Frame 1 (no input): blank canvas, image omitted
Frame 60 (no input): blank canvas, image omitted
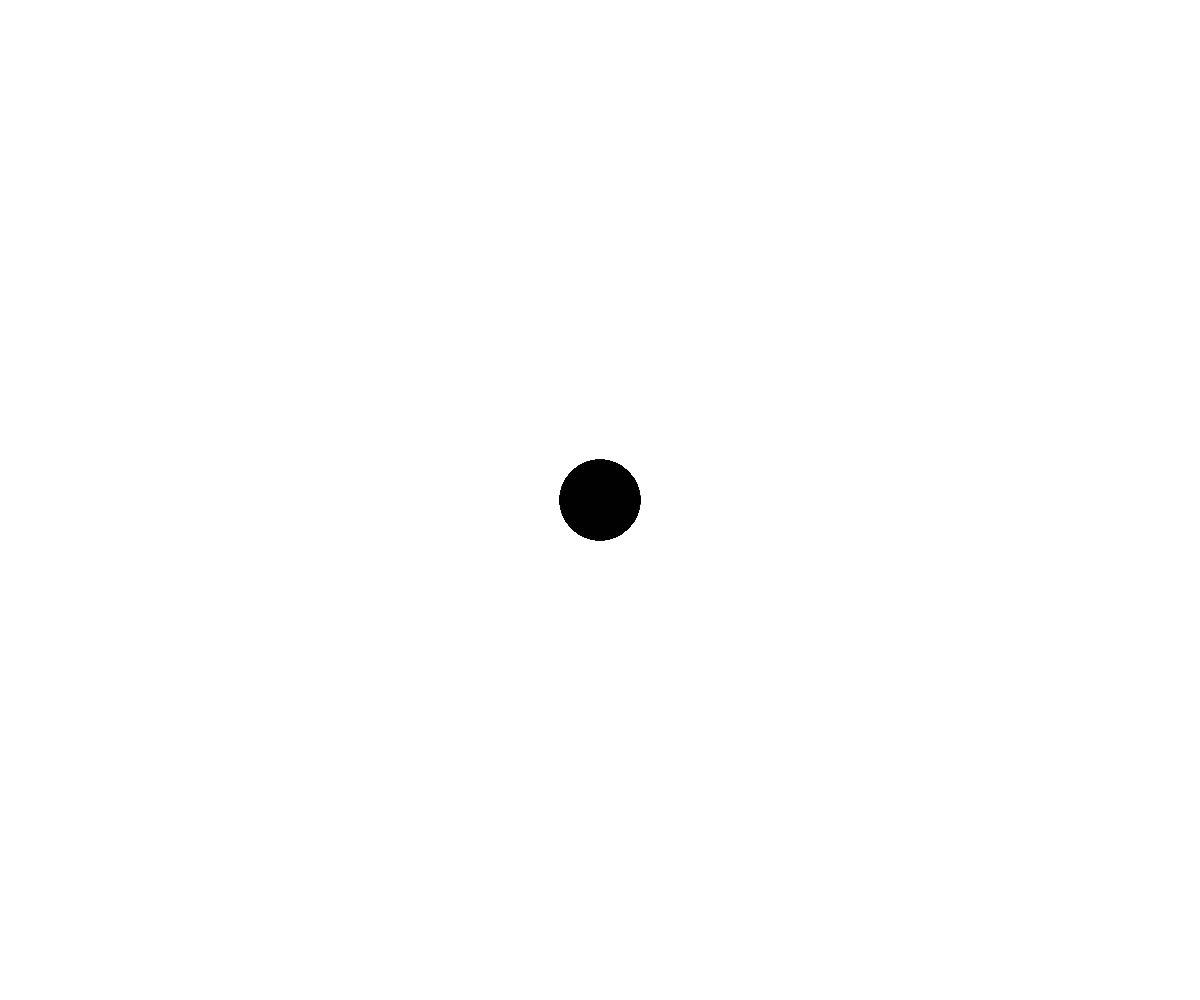
Frame 120 (the mouse pressed at the canvas centre since frame 60)

The p5.js sketch whose frames 1 and 60 were blank and that drew this single picture after the mouse press (run headless with seeded random() and noise() and a simulated clock; from frame 60 on, the mouse is pressed at the canvas centre):

// p5.js sketch
// ── sketch.js
function setup() {
    createCanvas(window.innerWidth, window.innerHeight);
}

function draw() {
    if (mouseIsPressed) {
        fill(1);
        ellipse(mouseX, mouseY, 80, 80);
    } 
}
